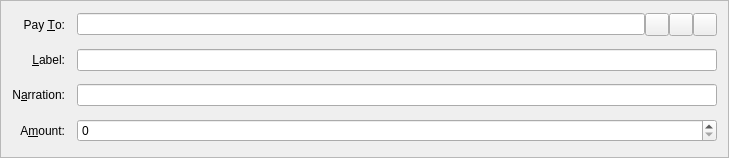
<?xml version="1.0" encoding="UTF-8"?>
<ui version="4.0">
 <class>SendCoinsEntry</class>
 <widget class="QFrame" name="SendCoinsEntry">
  <property name="geometry">
   <rect>
    <x>0</x>
    <y>0</y>
    <width>729</width>
    <height>158</height>
   </rect>
  </property>
  <property name="windowTitle">
   <string>Form</string>
  </property>
  <property name="styleSheet">
   <string notr="true">b</string>
  </property>
  <property name="frameShape">
   <enum>QFrame::StyledPanel</enum>
  </property>
  <property name="frameShadow">
   <enum>QFrame::Sunken</enum>
  </property>
  <layout class="QGridLayout" name="gridLayout">
   <property name="spacing">
    <number>12</number>
   </property>
   <item row="6" column="0">
    <widget class="QLabel" name="label">
     <property name="text">
      <string>A&amp;mount:</string>
     </property>
     <property name="alignment">
      <set>Qt::AlignRight|Qt::AlignTrailing|Qt::AlignVCenter</set>
     </property>
     <property name="buddy">
      <cstring>payAmount</cstring>
     </property>
    </widget>
   </item>
   <item row="3" column="0">
    <widget class="QLabel" name="label_2">
     <property name="text">
      <string>Pay &amp;To:</string>
     </property>
     <property name="alignment">
      <set>Qt::AlignRight|Qt::AlignTrailing|Qt::AlignVCenter</set>
     </property>
     <property name="buddy">
      <cstring>payTo</cstring>
     </property>
    </widget>
   </item>
   <item row="6" column="1">
    <widget class="BitcoinAmountField" name="payAmount">
     <property name="styleSheet">
      <string notr="true"/>
     </property>
    </widget>
   </item>
   <item row="4" column="1">
    <layout class="QHBoxLayout" name="horizontalLayout_2">
     <property name="spacing">
      <number>0</number>
     </property>
     <item>
      <widget class="QValidatedLineEdit" name="addAsLabel">
       <property name="enabled">
        <bool>true</bool>
       </property>
       <property name="toolTip">
        <string>Enter a label for this address to add it to your address book</string>
       </property>
      </widget>
     </item>
    </layout>
   </item>
   <item row="5" column="0">
    <widget class="QLabel" name="label">
     <property name="text">
      <string>N&amp;arration:</string>
     </property>
     <property name="alignment">
      <set>Qt::AlignRight|Qt::AlignTrailing|Qt::AlignVCenter</set>
     </property>
     <property name="buddy">
      <cstring>narration</cstring>
     </property>
    </widget>
   </item>
   <item row="5" column="1">
    <widget class="QValidatedLineEdit" name="narration">
     <property name="enabled">
      <bool>true</bool>
     </property>
     <property name="toolTip">
      <string>Enter a short note to send with payment (max 24 characters)</string>
     </property>
    </widget>
   </item>
   <item row="4" column="0">
    <widget class="QLabel" name="label_4">
     <property name="text">
      <string>&amp;Label:</string>
     </property>
     <property name="alignment">
      <set>Qt::AlignRight|Qt::AlignTrailing|Qt::AlignVCenter</set>
     </property>
     <property name="buddy">
      <cstring>addAsLabel</cstring>
     </property>
    </widget>
   </item>
   <item row="3" column="1">
    <layout class="QHBoxLayout" name="payToLayout">
     <property name="spacing">
      <number>0</number>
     </property>
     <item>
      <widget class="QValidatedLineEdit" name="payTo">
       <property name="toolTip">
        <string>The BLUNT address to send the payment to  (e.g. MspK8BN4j6iiyryKqihhLt13zdD7dxnWuX)</string>
       </property>
       <property name="maxLength">
        <number>34</number>
       </property>
      </widget>
     </item>
     <item>
      <widget class="QToolButton" name="addressBookButton">
       <property name="toolTip">
        <string>Choose address from address book</string>
       </property>
       <property name="text">
        <string/>
       </property>
       <property name="icon">
        <iconset resource="../bitcoin.qrc">
         <normaloff>:/icons/address-book</normaloff>:/icons/address-book</iconset>
       </property>
       <property name="shortcut">
        <string>Alt+A</string>
       </property>
      </widget>
     </item>
     <item>
      <widget class="QToolButton" name="pasteButton">
       <property name="toolTip">
        <string>Paste address from clipboard</string>
       </property>
       <property name="text">
        <string/>
       </property>
       <property name="icon">
        <iconset resource="../bitcoin.qrc">
         <normaloff>:/icons/editpaste</normaloff>:/icons/editpaste</iconset>
       </property>
       <property name="shortcut">
        <string>Alt+P</string>
       </property>
      </widget>
     </item>
     <item>
      <widget class="QToolButton" name="deleteButton">
       <property name="toolTip">
        <string>Remove this recipient</string>
       </property>
       <property name="text">
        <string/>
       </property>
       <property name="icon">
        <iconset resource="../bitcoin.qrc">
         <normaloff>:/icons/remove</normaloff>:/icons/remove</iconset>
       </property>
      </widget>
     </item>
    </layout>
   </item>
  </layout>
 </widget>
 <customwidgets>
  <customwidget>
   <class>BitcoinAmountField</class>
   <extends>QSpinBox</extends>
   <header>bitcoinamountfield.h</header>
   <container>1</container>
  </customwidget>
  <customwidget>
   <class>QValidatedLineEdit</class>
   <extends>QLineEdit</extends>
   <header>qvalidatedlineedit.h</header>
  </customwidget>
 </customwidgets>
 <resources>
  <include location="../bitcoin.qrc"/>
 </resources>
 <connections/>
</ui>
